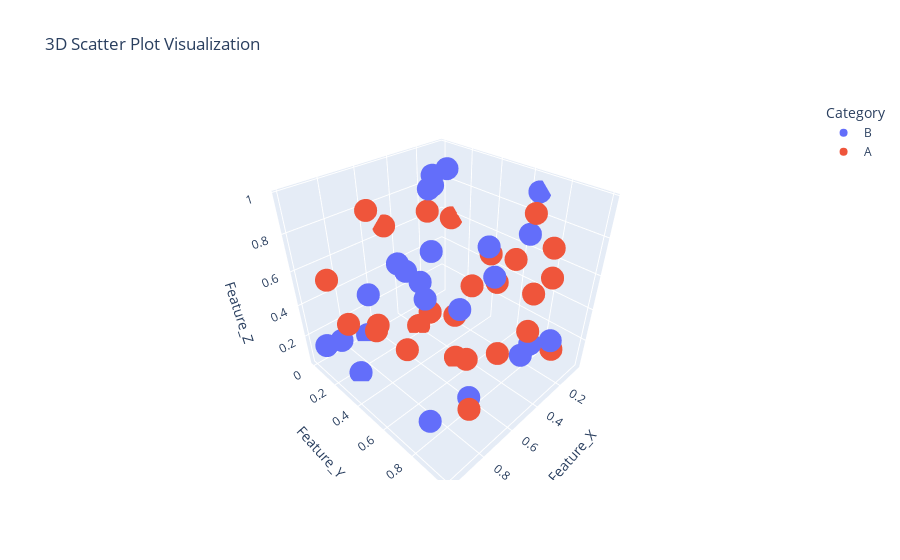

The code cell stored with this chart in its notebook:
### Markdown cell above
#### Q13.Create a 3D scatter plot using Plotly.

### Code cell
import plotly.express as px
import pandas as pd
import numpy as np

data = {
    'Feature_X': np.random.rand(50),
    'Feature_Y': np.random.rand(50),
    'Feature_Z': np.random.rand(50),
    'Category': np.random.choice(['A', 'B'], 50)
}
df_3d = pd.DataFrame(data)

fig = px.scatter_3d(df_3d, x='Feature_X', y='Feature_Y', z='Feature_Z',
                    color='Category', title="3D Scatter Plot Visualization")

fig.show()

### Figure 1 — Plotly figure (JSON) as saved in the notebook; plotly's stock layout.template omitted (floating-point values rounded to 4 significant figures)
{"data": [{"hovertemplate": "Category=B<br>Feature_X=%{x}<br>Feature_Y=%{y}<br>Feature_Z=%{z}<extra></extra>", "legendgroup": "B", "marker": {"color": "#636efa", "symbol": "circle"}, "mode": "markers", "name": "B", "scene": "scene", "showlegend": true, "type": "scatter3d", "x": [0.9911, 0.6455, 0.776, 0.4245, 0.6784, 0.2729, 0.754, 0.2652, 0.4333, 0.2474, 0.837, 0.7995, 0.8917, 0.2799, 0.5351, 0.9189, 0.04296, 0.1549, 0.4911, 0.3847, 0.4683, 0.1563, 0.9096, 0.9414], "y": [0.1311, 0.7897, 0.8375, 0.3262, 0.02641, 0.6053, 0.1967, 0.9605, 0.686, 0.137, 0.5539, 0.669, 0.2522, 0.8608, 0.4268, 0.1599, 0.6565, 0.7053, 0.3696, 0.8812, 0.2646, 0.1531, 0.6903, 0.8349], "z": [0.2183, 0.08339, 0.7157, 0.9622, 0.03645, 0.5178, 0.4466, 0.3158, 0.7887, 0.91, 0.822, 0.6896, 0.04302, 0.2407, 0.7002, 0.2259, 0.915, 0.7514, 0.9774, 0.2475, 0.4173, 0.9247, 0.8826, 0.2073]}, {"hovertemplate": "Category=A<br>Feature_X=%{x}<br>Feature_Y=%{y}<br>Feature_Z=%{z}<extra></extra>", "legendgroup": "A", "marker": {"color": "#EF553B", "symbol": "circle"}, "mode": "markers", "name": "A", "scene": "scene", "showlegend": true, "type": "scatter3d", "x": [0.6164, 0.4177, 0.4053, 0.4621, 0.4008, 0.1684, 0.2381, 0.4804, 0.09755, 0.4585, 0.2935, 0.07038, 0.8507, 0.6015, 0.608, 0.645, 0.2714, 0.9193, 0.7658, 0.3036, 0.7157, 0.1602, 0.3311, 0.1487, 0.9551, 0.04712], "y": [0.3064, 0.1793, 0.5734, 0.5248, 0.9948, 0.6486, 0.777, 0.002606, 0.7314, 0.3269, 0.6779, 0.4127, 0.9699, 0.03031, 0.6533, 0.09337, 0.9073, 0.2501, 0.8703, 0.1546, 0.1768, 0.5375, 0.8707, 0.9107, 0.1802, 0.08162], "z": [0.06027, 0.04177, 0.5145, 0.04745, 0.7568, 0.5945, 0.9116, 0.6576, 0.3895, 0.2461, 0.06423, 0.4853, 0.3205, 0.06424, 0.4905, 0.8329, 0.8065, 0.3846, 0.4721, 0.7345, 0.1778, 0.3992, 0.3601, 0.1521, 0.6221, 0.5815]}], "layout": {"legend": {"title": {"text": "Category"}, "tracegroupgap": 0}, "scene": {"domain": {"x": [0, 1], "y": [0, 1]}, "xaxis": {"title": {"text": "Feature_X"}}, "yaxis": {"title": {"text": "Feature_Y"}}, "zaxis": {"title": {"text": "Feature_Z"}}}, "title": {"text": "3D Scatter Plot Visualization"}}}
